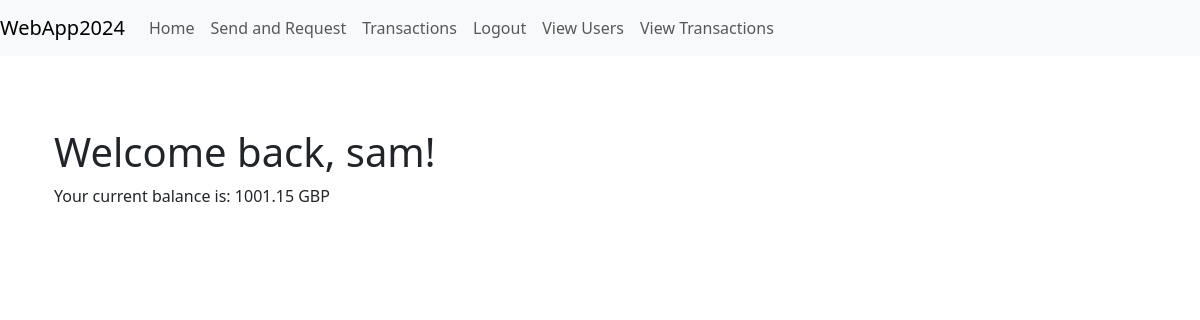
The page /home/ (signed in) on the database its author committed.
### register/models.py (models this page shows, shortened)
class User(AbstractUser):
    CURRENCY_CHOICES = [
        ('GBP', 'British Pound'),
        ('USD', 'US Dollar'),
        ('EUR', 'Euro'),
    ]
    initial_balance = models.DecimalField(max_digits=10, decimal_places=2, default=1000)
    currency = models.CharField(
        max_length=3,
        choices=CURRENCY_CHOICES,
        default='GBP',
        help_text=_('Select your preferred currency.'),
    )

### payapp/models.py (models this page shows, shortened)
class Account(models.Model):
    user = models.OneToOneField(settings.AUTH_USER_MODEL, on_delete=models.CASCADE, related_name='account')
    balance = models.DecimalField(max_digits=10, decimal_places=2, default=1000.00)
    currency = models.CharField(max_length=3, choices=[
        ('GBP', 'British Pound'),
        ('USD', 'US Dollar'),
        ('EUR', 'Euro'),
    ], default='GBP', help_text=_('Select your preferred currency.'))

### payapp/views.py (the view)
# urls.py: 2. Add a URL to urlpatterns:  path('', views.home, name='home')
def home(request):
    if request.user.is_authenticated:
        try:
            account = Account.objects.get(user=request.user)
        except Account.DoesNotExist:
            account = None  # Handle case where an account doesn't exist
        context = {
            'account': account,
            'is_authenticated': True,
        }
    else:
        context = {
            'is_authenticated': False,
        }
    return render(request, 'payapp/home.html', context)

### templates/payapp/home.html
{% extends 'base.html' %}
{% block content %}
    <div class="container mt-4">
        {% if request.user.is_authenticated %}
            <h1>Welcome back, {{ request.user.username }}!</h1>
            {% if account %}
                <p>Your current balance is: {{ account.balance }} {{ account.currency }}</p>
            {% else %}
                <p>You do not have an account set up.</p>
            {% endif %}
        {% else %}
            <h1>Welcome to WebApp2024</h1>
            <p><strong>This is a Payment Services application description, accessible to everyone. Log in or register to access more features.</strong></p>
        {% endif %}
    </div>
{% endblock %}

### rows shown on the page
User: user.username "sam"
Account: balance "1001.15", currency "GBP"
